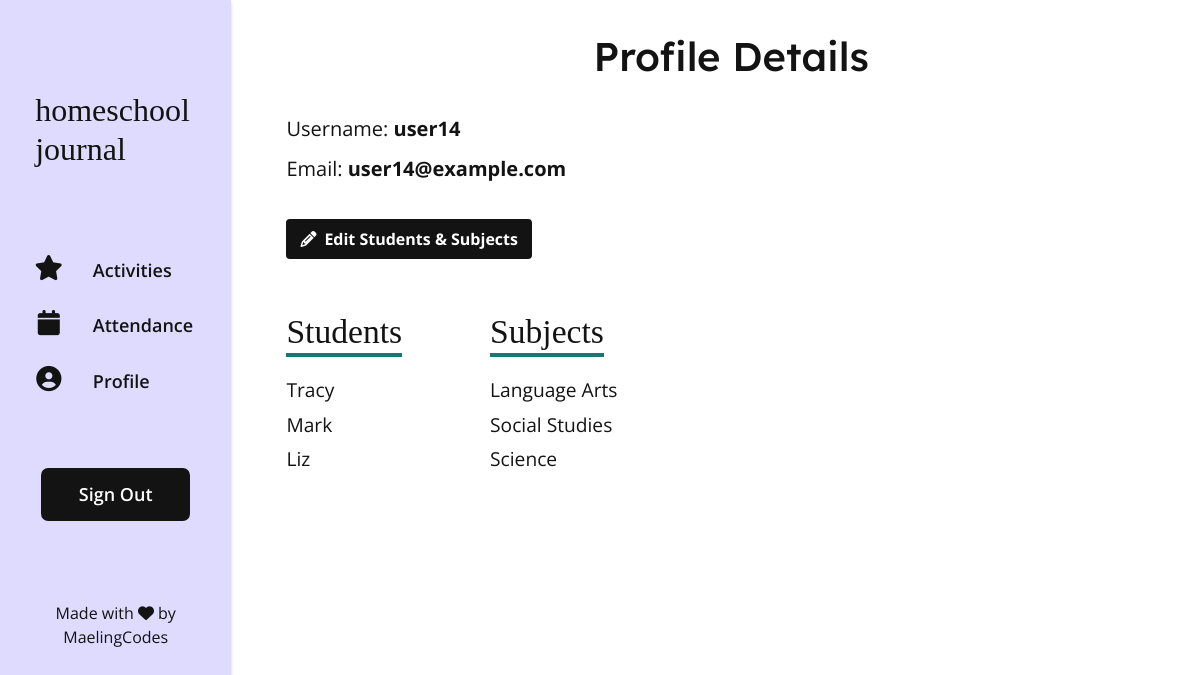
The app's page /profile (signed in), older data.
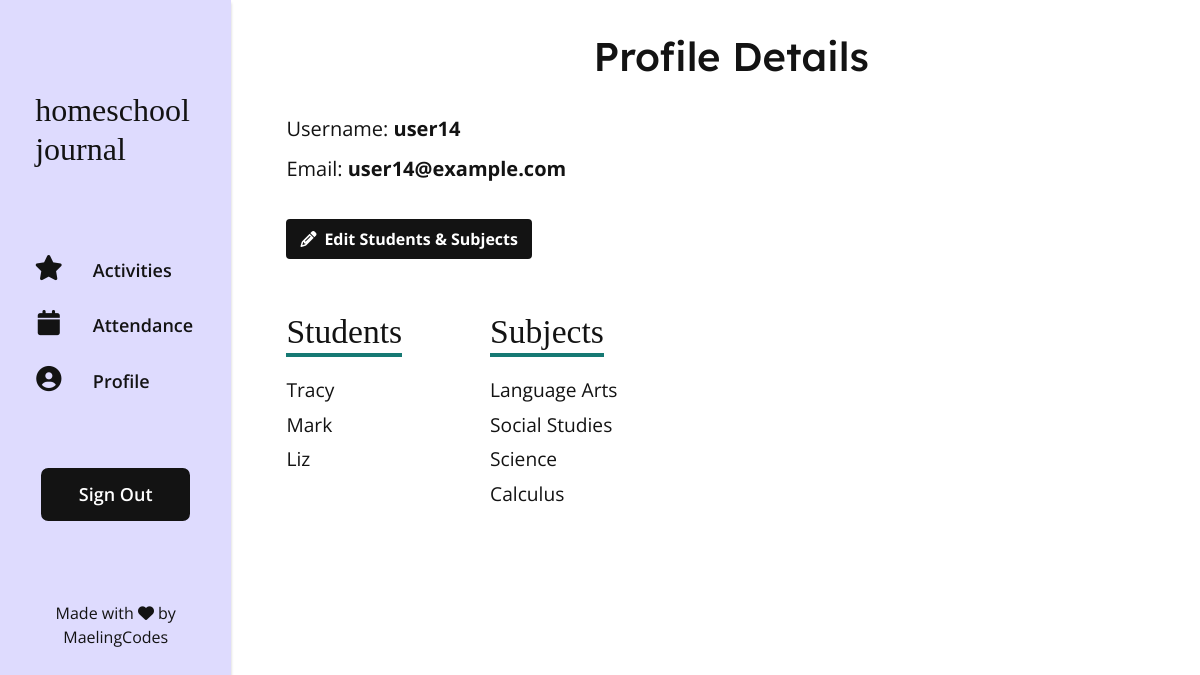
The same page, newer data.
### app/models.py (models this page shows, shortened)
class Student(db.Model):
    id = db.Column(db.Integer, primary_key=True)
    student_name = db.Column(db.String(64), index=True)
    user_id = db.Column(db.Integer, db.ForeignKey('user.id'))
    attendance = db.relationship('Attendance', backref='student', lazy='dynamic')
    activities = db.relationship('Activity', backref='student', lazy='dynamic')
    def __str__(self):
        return self.student_name

class Subject(db.Model):
    id = db.Column(db.Integer, primary_key=True)
    user_id = db.Column(db.Integer, db.ForeignKey('user.id'), index=True)
    subject_name = db.Column(db.String(64), index=True)
    activities = db.relationship('Activity', backref='subject', lazy='dynamic')
    def __str__(self):
        return self.subject_name

### app/routes.py (the view)
@app.route('/profile', methods=['GET', 'POST'])
@login_required
def profile():
    return render_template('profile.html')

### app/models.py (called while the page is built)
@login.user_loader
def load_user(id):
    return User.query.get(int(id))

### app/templates/profile.html (shortened to what this page needs)
{% extends 'base.html' %}
{% block content %}
    <div class="profile">
        <h1 class="profile__title">Profile Details</h1>
        <div class="profile__header">
            <p class="profile__heading">Username: <span class="profile__heading-data">{{ current_user.username }}</span></p>
            <p class="profile__heading">Email: <span class="profile__heading-data">{{ current_user.email }}</span></p>
        </div>
        <a href="{{ url_for('edit_profile') }}" class="btn btn--dark btn--profile-edit"><i class="fas fa-pencil-alt controls-icon"></i>Edit Students & Subjects</a>
        <div class="profile__data-wrapper">
            <div class="profile__data-group">
                <p class="profile__data-heading"><span class="profile__data-heading-title">Students</span></p>
                <div class="profile__data-content">
                    {% for student in current_user.students %}
                        <p class="profile__data">{{ student }}</p>
                    {% endfor %}
                </div>
            </div>
            <div class="profile__data-group">
                <p class="profile__data-heading"><span class="profile__data-heading-title">Subjects</span></p>
                <div class="profile__data-content">
                    {% for subject in current_user.subjects %}
                        <p class="profile__data">{{ subject }}</p>
                    {% endfor %}
                </div>
            </div>
        </div>
    </div>
{% endblock %}

Row changes from the older to the newer data that the page shows:
added Subject: subject_name "Calculus"
